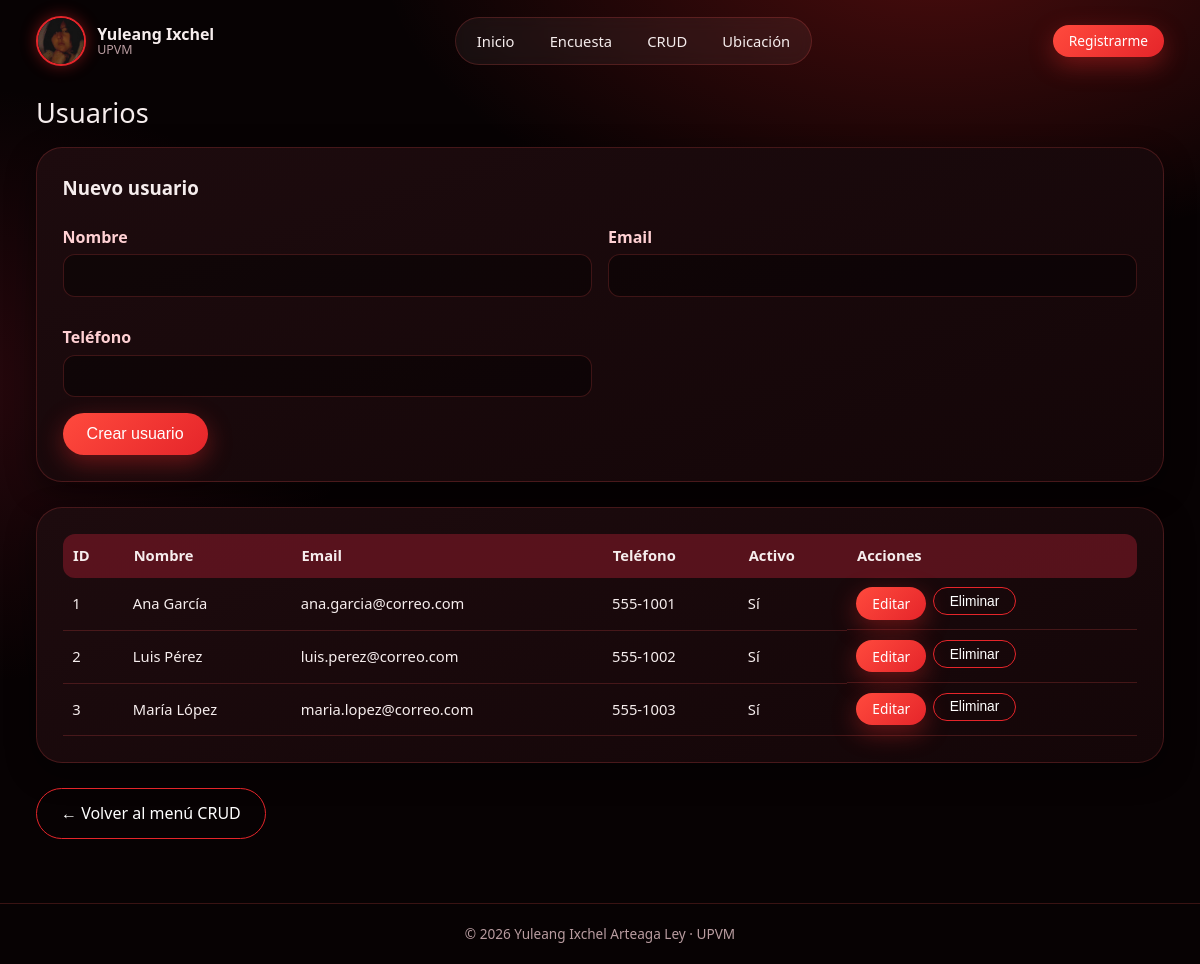
The app's page /crud/usuarios.php with its own data.
### tables this page shows
CREATE TABLE usuarios (
    id_usuario   INT          NOT NULL AUTO_INCREMENT,
    nombre       VARCHAR(100) NOT NULL,
    email        VARCHAR(150) NOT NULL UNIQUE,
    telefono     VARCHAR(20),
    activo       TINYINT(1)   NOT NULL DEFAULT 1,
    created_at   TIMESTAMP    NOT NULL DEFAULT CURRENT_TIMESTAMP,
    updated_at   TIMESTAMP    NOT NULL DEFAULT CURRENT_TIMESTAMP ON UPDATE CURRENT_TIMESTAMP,
    CONSTRAINT pk_usuarios PRIMARY KEY (id_usuario)
);

### config.php (called while the page is built, shortened)
<?php
function e($s): string { return htmlspecialchars((string)$s, ENT_QUOTES, 'UTF-8'); }

### crud/usuarios.php (the view, shortened to what this page needs)
<?php
require __DIR__ . '/../config.php';
$pdo = db(DB_SISTEMA); $msg = ''; $err = '';
$editar = null;
$filas = $pdo->query('SELECT * FROM usuarios ORDER BY id_usuario')->fetchAll();
include __DIR__ . '/../includes/header.php';
?>
<h2>Usuarios</h2>
<section class="card">
  <h3><?= $editar ? 'Editar usuario #' . e($editar['id_usuario']) : 'Nuevo usuario' ?></h3>
  <form method="post">
    <div class="grid2">
      <div><label>Nombre</label><input type="text" name="nombre" required maxlength="100" value="<?= e($editar['nombre'] ?? '') ?>"></div>
      <div><label>Email</label><input type="email" name="email" required maxlength="150" value="<?= e($editar['email'] ?? '') ?>"></div>
      <div><label>Teléfono</label><input type="text" name="telefono" maxlength="20" value="<?= e($editar['telefono'] ?? '') ?>"></div>
    </div>
    <p style="margin-top:1rem">
      <button class="btn" type="submit"><?= $editar ? 'Guardar cambios' : 'Crear usuario' ?></button>
    </p>
  </form>
</section>
<section class="card tabla-wrap">
  <table>
    <tr><th>ID</th><th>Nombre</th><th>Email</th><th>Teléfono</th><th>Activo</th><th>Acciones</th></tr>
    <?php foreach ($filas as $f): ?>
    <tr>
      <td><?= e($f['id_usuario']) ?></td><td><?= e($f['nombre']) ?></td><td><?= e($f['email']) ?></td>
      <td><?= e($f['telefono']) ?></td><td><?= $f['activo'] ? 'Sí' : 'No' ?></td>
      <td class="acciones">
        <a class="btn chico" href="?editar=<?= $f['id_usuario'] ?>">Editar</a>
        <form method="post" onsubmit="return confirm('¿Eliminar este usuario?')">
          <button class="btn chico sec" type="submit">Eliminar</button>
        </form>
      </td>
    </tr>
    <?php endforeach; ?>
  </table>
</section>
<p><a class="btn sec" href="index.php">← Volver al menú CRUD</a></p>
<?php include __DIR__ . '/../includes/footer.php'; ?>

### assets/css/style.css (style rules this page uses)
:root { --bg:#070203; --panel:#140608; --panel2:#1d0b0e; --rojo:#ff2d2d; --rojo2:#e5252a; --vino:#8b1a2b; --texto:#f6eded; --suave:#b99ca0; --borde:rgba(255,85,85,.2); --ok:#2e7d52; }
* { box-sizing:border-box;margin:0;padding:0 }
html { scroll-behavior:smooth }
body { font-family:'Segoe UI',system-ui,Arial,sans-serif;color:var(--texto);min-height:100vh;display:flex;flex-direction:column;line-height:1.55; background:radial-gradient(900px 500px at 78% -6%,rgba(255,40,40,.28),transparent 62%), radial-gradient(700px 500px at -5% 40%,rgba(139,26,43,.25),transparent 60%),var(--bg) }
a { color:inherit }
.btn { display:inline-block;background:linear-gradient(135deg,#ff4a3d,var(--rojo2));color:#fff;border:none;padding:.75rem 1.5rem;border-radius:999px; font-size:1rem;cursor:pointer;text-decoration:none;transition:.2s;box-shadow:0 8px 24px rgba(255,45,45,.35) }
.btn.sec { background:transparent;border:1px solid var(--rojo2);box-shadow:none }
.btn.chico { padding:.35rem 1rem;font-size:.86rem }
h2 { font-weight:500;font-size:1.7rem;margin-bottom:.8rem }
h3 { margin-bottom:.6rem }
.card { background:linear-gradient(160deg,var(--panel2),var(--panel));border:1px solid var(--borde);border-radius:26px;padding:1.6rem;margin-bottom:1.6rem; box-shadow:0 10px 30px rgba(0,0,0,.45) }
label { display:block;margin:.8rem 0 .3rem;font-weight:600;color:#ffd0d3 }
input[type=text],input[type=email],input[type=number],input[type=file],select,textarea { width:100%;padding:.7rem .9rem;border-radius:12px;border:1px solid var(--borde);background:rgba(0,0,0,.4);color:var(--texto);font-size:1rem }
.grid2 { display:grid;grid-template-columns:repeat(2,1fr);gap:1rem }
.tabla-wrap { overflow-x:auto }
table { width:100%;border-collapse:collapse;font-size:.92rem }
th { background:rgba(139,26,43,.55);text-align:left;padding:.65rem }
th:first-child { border-radius:12px 0 0 12px }
th:last-child { border-radius:0 12px 12px 0 }
td { padding:.6rem;border-bottom:1px solid var(--borde) }
.acciones { display:flex;gap:.4rem;flex-wrap:wrap }

### records on screen
usuarios: id_usuario "1", nombre "Ana García", email "ana.garcia@correo.com", telefono "555-1001", activo "Sí"
usuarios: id_usuario "2", nombre "Luis Pérez", email "luis.perez@correo.com", telefono "555-1002", activo "Sí"
usuarios: id_usuario "3", nombre "María López", email "maria.lopez@correo.com", telefono "555-1003", activo "Sí"
